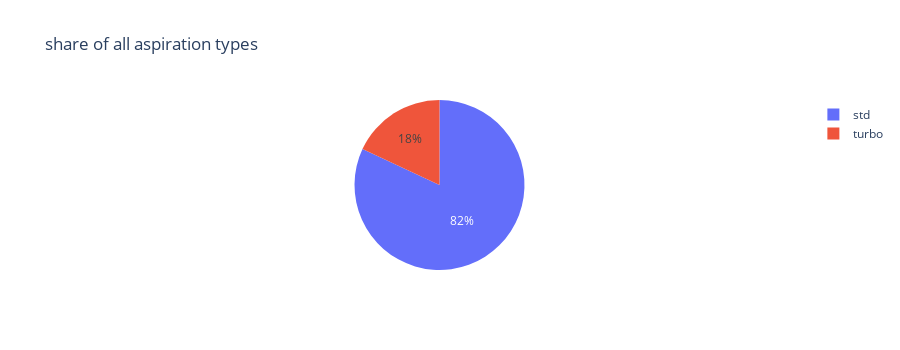

The notebook cell saved with this chart:
### Code cell
fig = px.pie(auto_data,names = 'aspiration',title = "share of all aspiration types",height=350)
fig.show()

### Figure 1 — Plotly figure (JSON) as saved in the notebook; plotly's stock layout.template omitted (floating-point values rounded to 4 significant figures; data arrays with more than 128 entries replaced by an {"elided": "..."} marker saying what was removed)
{"data": [{"domain": {"x": [0, 1], "y": [0, 1]}, "hovertemplate": "aspiration=%{label}<extra></extra>", "labels": {"elided": "205 str values"}, "legendgroup": "", "name": "", "showlegend": true, "type": "pie"}], "layout": {"height": 350, "legend": {"tracegroupgap": 0}, "title": {"text": "share of all aspiration types"}}}
